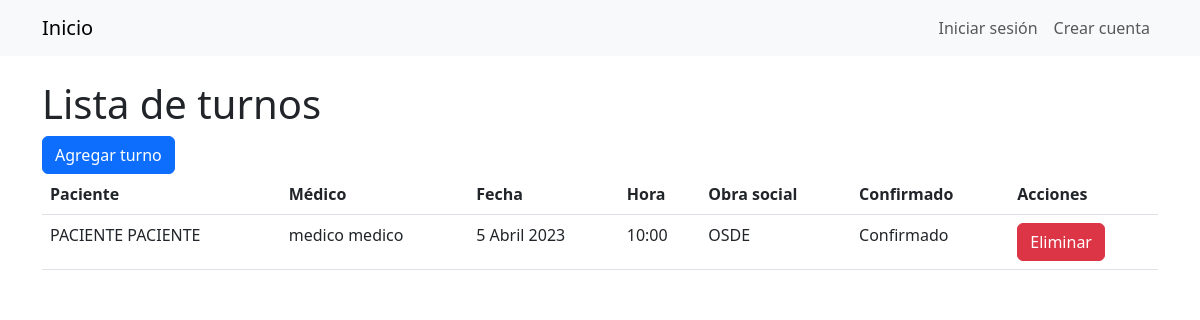
The page /turnos/ on the database its author committed.
### Gestion/models/turno.py (models this page shows, shortened)
class Turno(models.Model):
    paciente = models.ForeignKey(Paciente, on_delete=models.CASCADE)
    medico = models.ForeignKey(Medico, on_delete=models.CASCADE)
    fecha = models.DateField()
    hora = models.TimeField()
    obra_social = models.ForeignKey(ObraSocial, on_delete=models.SET_NULL, null=True, blank=True)
    confirmado = models.BooleanField(default=False)
    class Meta:
        ordering = ['fecha', 'hora']

### Gestion/models/paciente.py (models this page shows)
class Paciente(models.Model):
    usuario = models.OneToOneField(Usuario, on_delete=models.CASCADE, primary_key=True)
    direccion = models.CharField(max_length=70)
    instagram = models.CharField(max_length=50, null=True, blank=True)
    facebook = models.CharField(max_length=50, null=True, blank=True)
    numero_obra_social = models.CharField(max_length=50, null=True, blank=True)
    obras_sociales = models.ManyToManyField('ObraSocial', blank=True)
    class Meta:
        verbose_name='Paciente'
        verbose_name_plural = 'Pacientes'
    def __str__(self):
        return f'{self.usuario.nombre} {self.usuario.apellido}'

### Gestion/models/usuario.py (models this page shows, shortened)
class Usuario(AbstractBaseUser):
    dni = models.IntegerField(unique=True)
    nombre = models.CharField(max_length=30)
    apellido = models.CharField(max_length=30)
    email = models.EmailField(max_length=60)
    telefono = models.CharField(max_length=12)
    is_active = models.BooleanField(default=True)
    is_staff = models.BooleanField(default=False)
    is_superuser = models.BooleanField(default=False)
    groups = models.ManyToManyField(
        Group,
        verbose_name='grupos',
        blank=True,
        help_text='Los grupos a los que pertenece el usuario.',
        related_name='user_set'
    )
    user_permissions = models.ManyToManyField(
        Permission,
        verbose_name='permisos',
        blank=True,
        help_text='Permisos específicos para este usuario.',
        related_name='user_set'
    )
    USERNAME_FIELD = 'dni'
    REQUIRED_FIELDS = ['nombre', 'apellido', 'email', 'telefono']
    objects = UsuarioManager()

### Gestion/models/medico.py (models this page shows)
class Medico(models.Model):
    usuario = models.OneToOneField(Usuario, on_delete=models.CASCADE, primary_key=True)
    especialidades = models.ManyToManyField('EspecialidadMedica')
    matricula = models.IntegerField()
    obra_social = models.ManyToManyField('ObraSocial', blank=True, through='PrecioConsulta', related_name='medicos')
    horario = models.OneToOneField(Horario, on_delete=models.CASCADE, null=True, blank=True)
    class Meta:
        verbose_name='Medico'
        verbose_name_plural = 'Medicos'
    def __str__(self):
        return f'{self.usuario.nombre} {self.usuario.apellido}'

class ObraSocial(models.Model):
    nombre = models.CharField(max_length=100)
    def __str__(self):
        return self.nombre

### Gestion/views.py (the view)
# urls.py: path('turnos/', views.TurnoListView.as_view(), name='turno_list'),
class TurnoListView(generic.ListView):
    model = Turno
    template_name = 'turno/turno_list.html'
    success_url = reverse_lazy('turno_list')

### Gestion/templates/turno/turno_list.html (shortened to what this page needs)
{% extends "base.html" %}
{% block content %}
  <h1>Lista de turnos</h1>
  <a href="{% url 'turno_create' %}" class="btn btn-primary">Agregar turno</a>
  <table class="table">
    <thead>
      <tr>
        <th>Paciente</th>
        <th>Médico</th>
        <th>Fecha</th>
        <th>Hora</th>
        <th>Obra social</th>
        <th>Confirmado</th>
        <th>Acciones</th>
      </tr>
    </thead>
    <tbody>
      {% for turno in object_list %}
        <tr>
          <td>{{ turno.paciente }}</td>
          <td>{{ turno.medico }}</td>
          <td>{{ turno.fecha }}</td>
          <td>{{ turno.hora }}</td>
          <td>{{ turno.obra_social }}</td>
          <td>
            {% if not turno.confirmado %}
              <form method="post" action="{% url 'turno_confirm' turno.pk %}">
                {% csrf_token %}
                <button type="submit" class="btn btn-success">Confirmar</button>
              </form>
            {% else %}
              Confirmado
            {% endif %}
          </td>
          <td>
            <a href="{% url 'turno_delete' turno.pk %}" class="btn btn-danger">Eliminar</a>
          </td>
        </tr>
      {% endfor %}
    </tbody>
  </table>
{% endblock %}

### rows shown on the page
Turno: paciente "PACIENTE PACIENTE", medico "medico medico", fecha "5 Abril 2023", hora "10:00", obra_social "OSDE", confirmado "Confirmado"
